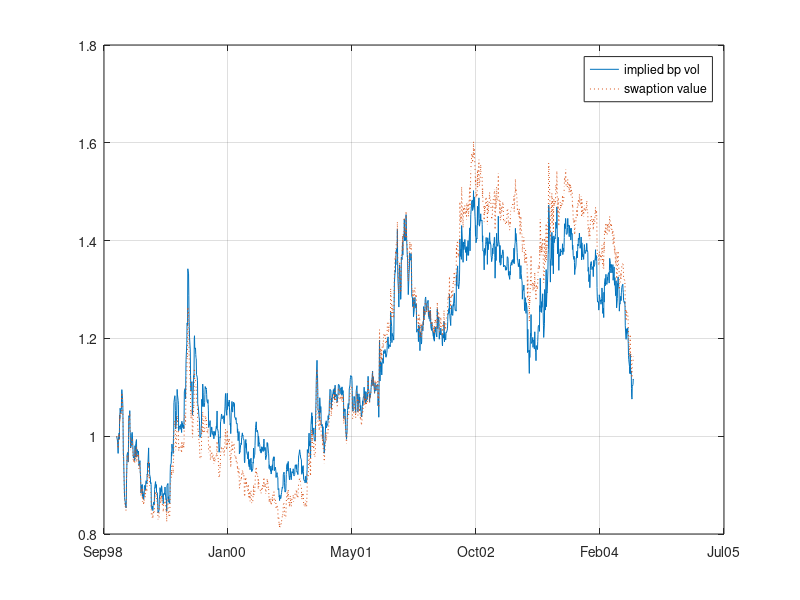

MATLAB code to generate this figure: (Note: this script raises an error after producing the figure.)
% this script performs the quest for invariance in the swaption market
% see "Risk and Asset Allocation"-Springer (2005), by A. Meucci

clc; close all; clear;

%%%%%%%%%%%%%%%%%%%%%%%%%%%%%%%%%%%%%%%%%%%%%%%%%%%%%%%%%%%%%%%%%%%%%%%%%%%%%%%%%%%%%%%%%%%%%%%%%%%%%%%%%%%%%%%%%%%%%%%%%%%%%%%%%%%%
% inputs

Start='23-Oct-1998'; % later than 23-Jan-1997
Stop='7-Jul-2004';  % before 7-Jul-2004

% loads database of Dates BPvol ParRates SwaptionValue
% the data refers to the 5x5 swaption as computed by an external program
load('DB_Swaptions'); 

%%%%%%%%%%%%%%%%%%%%%%%%%%%%%%%%%%%%%%%%%%%%%%%%%%%%%%%%%%%%%%%%%%%%%%%%%%%%%%%%%%%%%%%%%%%%%%%%%%%%%%%%%%%%%%%%%%%%%%%%%%%%%%%%%%%%
Times=find(  (Dates>=datenum(Start)) & (Dates<=datenum(Stop))  );

Dates_BPvol=Dates(Times);
BPvol=BPvol(Times);
ParRates=ParRates(Times);
SwaptionValue=SwaptionValue(Times);

figure
h=plot(Dates_BPvol,BPvol/BPvol(1));
hold on
h=plot(Dates_BPvol,SwaptionValue/SwaptionValue(1),':');
legend('implied bp vol','swaption value')
datetick('x','mmmyy','keeplimits','keepticks');
grid on;

%%%%%%%%%%%%%%%%%%%%%%%%%%%%%%%%%%%%%%%%%%%%%%%%%%%%%%%%%%%%%%%%%%%%%%%%%%%%%%%%%%%%%%%%%%%%%%%%%%%%%%%%%%%%%%%%%%%%%%%%%%%%%%%%%%%%
% basis point (normalized) vol analysis
IIDAnalysis(Dates_BPvol,BPvol);

%%%%%%%%%%%%%%%%%%%%%%%%%%%%%%%%%%%%%%%%%%%%%%%%%%%%%%%%%%%%%%%%%%%%%%%%%%%%%%%%%%%%%%%%%%%%%%%%%%%%%%%%%%%%%%%%%%%%%%%%%%%%%%%%%%%%
% changes in basis point (normalized) volatility analysis
ChangesBPvol=BPvol(2:end)-BPvol(1:end-1);
Dates_ChangesBPvol=Dates_BPvol(2:end);
IIDAnalysis(Dates_ChangesBPvol,ChangesBPvol);
